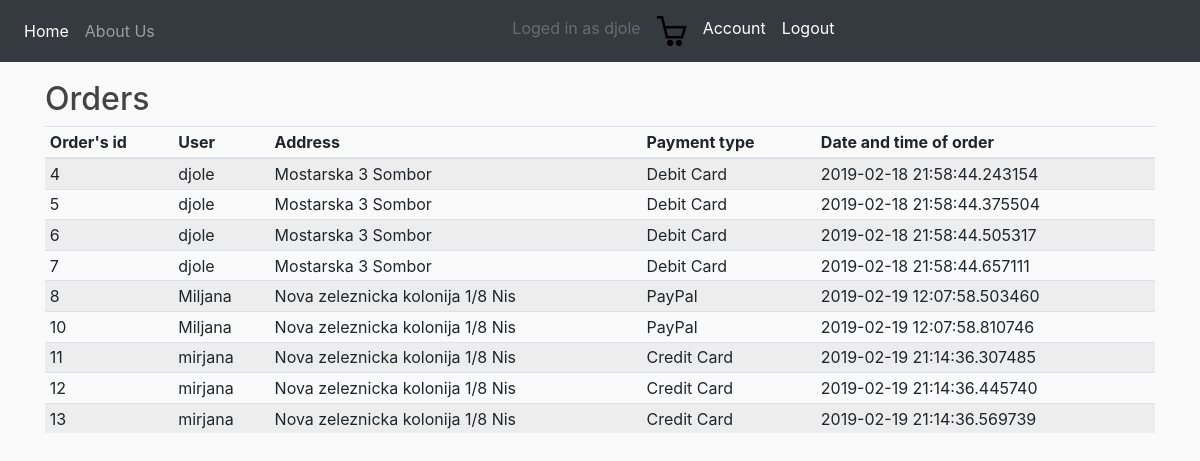
The app's page /orders (signed in) with its own data.
### appoteka/models/user.py (models this page shows, shortened)
class User(db.Model, UserMixin):
    __tablename__ = 'user'
    id = Column(Integer, primary_key=True)
    role_id = Column(Integer, ForeignKey('role.role_id'))
    role = relationship(
        Role,
        backref=backref('role',
                        uselist=True,
                        cascade='delete,all'))
    username = db.Column(db.String(20), unique=True, nullable=False)
    email = db.Column(db.String(120), unique=True, nullable=False)
    image_file = db.Column(db.String(20), nullable=False, default='default.jpg')
    password = db.Column(db.String(60), nullable=False)

### appoteka/models/order.py (models this page shows, shortened)
class Order(db.Model):
    __tablename__ = 'order'
    id = Column(Integer, primary_key=True)
    cart_item_id = Column(Integer, ForeignKey('cart_item.id'))
    cart_item = relationship(
        Cart_Item,
        backref=backref('cart_item',
                        uselist=True,
                        cascade='delete,all'))
    name = db.Column(db.String(20),  nullable=False)
    last_name = db.Column(db.String(120), nullable=False)
    username = db.Column(db.String(20),nullable=False)
    email = db.Column(db.String(120),  nullable=False)
    address = db.Column(db.String(20),nullable=False)
    country = db.Column(db.String(120), nullable=False)
    zip_code = db.Column(db.String(7),  nullable=False)
    payment_method = db.Column(db.String(120),  nullable=False)
    name_on_card = db.Column(db.String(120),  nullable=False)
    credit_card_number = db.Column(db.String(20),  nullable=False)
    expiration = db.Column(db.String(120),  nullable=False)
    cvv = db.Column(db.String(20),  nullable=False)
    make_date = db.Column(db.DateTime, nullable=False, default=datetime.utcnow)

### appoteka/routes.py (the view)
@app.route('/orders', methods=['GET','POST'])
@login_required
def orders():
    orders = Order.query.distinct()
    return render_template('orders.html',orders = orders)

### appoteka/models/user.py (called while the page is built)
@login_manager.user_loader
def load_user(user_id):
    return User.query.get(int(user_id))

### appoteka/templates/orders.html
{% extends 'layout.html'%}
{% block body %}
    <h2>Orders</h2>
          <div class="table-responsive">
            <table class="table table-striped table-sm">
              <thead>
                <tr>
                  <th>Order's id</th>
                  <th>User</th>
                  <th>Address</th>
                  <th>Payment type</th>
                  <th>Date and time of order</th>
                </tr>
              </thead>
              <tbody>
                  {% for o in orders %}
                <tr>
                  <td> {{o.id}}</td>
                  <td>{{o.username}}</td>
                  <td>{{o.address}}</td>
                  <td>{{o.payment_method}}</td>
                  <td>{{o.make_date}}</td>
                </tr>
                {% endfor %}
              </tbody>
            </table>
          </div>
{% endblock %}

### appoteka/templates/includes/_navbar.html (shortened to what this page needs)
  <nav class="navbar fixed-top navbar-expand-sm navbar-dark bg-dark">
      <div class="collapse navbar-collapse" id="navbarsExample03">
        <ul class="navbar-nav mr-auto mt-2 mt-lg-0">
          <li class="nav-item active">
            <a class="nav-link" href="/">Home <span class="sr-only">(current)</span></a>
          </li>
          <li class="nav-item">
            <a class="nav-link" href="/about">About Us</a>
          </li>
         </ul>
        <ul class="navbar-nav mr-auto navbar-right my-2 my-lg-0">
          {% if current_user.is_authenticated %}
                  <li class="nav-item">
                      <a class="nav-link disabled" href="#">Loged in as {{current_user.username}}</a>
                    </li>
                  {% if current_user.role_id == 2 %}
                    <li class="nav-item active">
                        <a class="nav-link" href="/cart "> <img class="featurette-image img-fluid mx-auto cart-picture" id = "cart-picture" src = "{{ url_for('static',filename = 'cart/empty1.png') }}" ></a>
                    </li>
                  {% else %}
                    <li class="nav-item active">
                        <a class="nav-link" href="/orders">Orders</a>
                    </li>
                  {% endif %}
            <li class="nav-item active">
                  <a class="nav-link" href="/account">Account</a>
            </li>
            <li class="nav-item active">
                <a class="nav-link" href="/logout">Logout</a>
            </li>
          {% endif %}
        </ul>
      </div>
    </nav>

### appoteka/static/main.css (style rules this page uses)
body { background: #fafafa; color: #333333; margin-top: 5rem; }
h1, h2, h3, h4, h5, h6 { color: #444444; }

### records on screen
User: username "djole"
Order: id "4", username "djole", address "Mostarska 3 Sombor", payment_method "Debit Card", make_date "2019-02-18 21:58:44.243154"
Order: id "5", username "djole", address "Mostarska 3 Sombor", payment_method "Debit Card", make_date "2019-02-18 21:58:44.375504"
Order: id "6", username "djole", address "Mostarska 3 Sombor", payment_method "Debit Card", make_date "2019-02-18 21:58:44.505317"
Order: id "7", username "djole", address "Mostarska 3 Sombor", payment_method "Debit Card", make_date "2019-02-18 21:58:44.657111"
Order: id "8", username "Miljana", address "Nova zeleznicka kolonija 1/8 Nis", payment_method "PayPal", make_date "2019-02-19 12:07:58.503460"
Order: id "10", username "Miljana", address "Nova zeleznicka kolonija 1/8 Nis", payment_method "PayPal", make_date "2019-02-19 12:07:58.810746"
Order: id "11", username "mirjana", address "Nova zeleznicka kolonija 1/8 Nis", payment_method "Credit Card", make_date "2019-02-19 21:14:36.307485"
Order: id "12", username "mirjana", address "Nova zeleznicka kolonija 1/8 Nis", payment_method "Credit Card", make_date "2019-02-19 21:14:36.445740"
Order: id "13", username "mirjana", address "Nova zeleznicka kolonija 1/8 Nis", payment_method "Credit Card", make_date "2019-02-19 21:14:36.569739"
